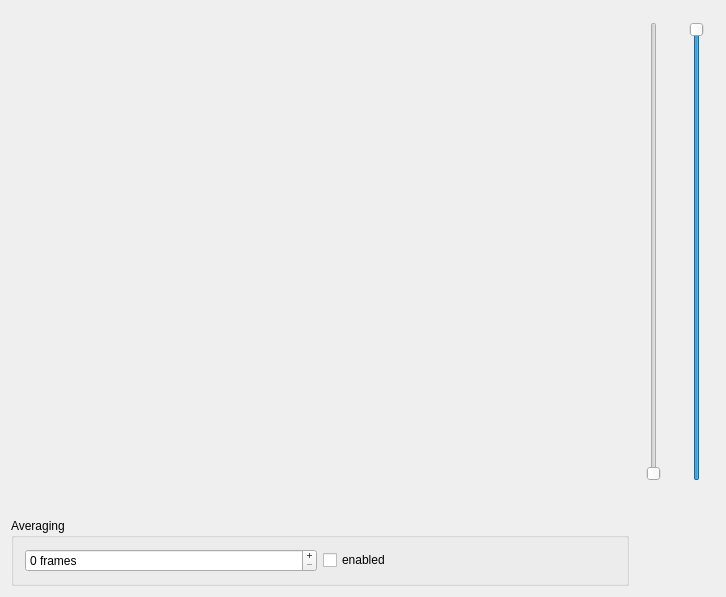
<?xml version="1.0" encoding="UTF-8"?>
<ui version="4.0">
 <class>Widget</class>
 <widget class="QWidget" name="Widget">
  <property name="geometry">
   <rect>
    <x>0</x>
    <y>0</y>
    <width>726</width>
    <height>597</height>
   </rect>
  </property>
  <property name="windowTitle">
   <string>Widget</string>
  </property>
  <layout class="QGridLayout" name="gridLayout">
   <item row="0" column="0">
    <widget class="QFrame" name="GLframe">
     <property name="sizePolicy">
      <sizepolicy hsizetype="Expanding" vsizetype="Expanding">
       <horstretch>0</horstretch>
       <verstretch>0</verstretch>
      </sizepolicy>
     </property>
     <property name="frameShadow">
      <enum>QFrame::Sunken</enum>
     </property>
    </widget>
   </item>
   <item row="0" column="1">
    <widget class="QFrame" name="frame">
     <property name="frameShadow">
      <enum>QFrame::Sunken</enum>
     </property>
     <layout class="QVBoxLayout" name="verticalLayout">
      <item>
       <widget class="QSlider" name="integ_time">
        <property name="minimum">
         <number>12</number>
        </property>
        <property name="maximum">
         <number>2000</number>
        </property>
        <property name="orientation">
         <enum>Qt::Vertical</enum>
        </property>
       </widget>
      </item>
      <item>
       <widget class="QLabel" name="label">
        <property name="sizePolicy">
         <sizepolicy hsizetype="Minimum" vsizetype="Minimum">
          <horstretch>0</horstretch>
          <verstretch>0</verstretch>
         </sizepolicy>
        </property>
       </widget>
      </item>
     </layout>
    </widget>
   </item>
   <item row="0" column="2">
    <widget class="QFrame" name="frame_2">
     <property name="frameShadow">
      <enum>QFrame::Sunken</enum>
     </property>
     <layout class="QVBoxLayout" name="verticalLayout_2">
      <item>
       <widget class="QSlider" name="mod_freq">
        <property name="minimum">
         <number>10000000</number>
        </property>
        <property name="maximum">
         <number>60000000</number>
        </property>
        <property name="orientation">
         <enum>Qt::Vertical</enum>
        </property>
       </widget>
      </item>
      <item>
       <widget class="QLabel" name="label_2">
        <property name="sizePolicy">
         <sizepolicy hsizetype="Minimum" vsizetype="Minimum">
          <horstretch>0</horstretch>
          <verstretch>0</verstretch>
         </sizepolicy>
        </property>
       </widget>
      </item>
     </layout>
    </widget>
   </item>
   <item row="1" column="0">
    <widget class="QGroupBox" name="groupBox">
     <property name="title">
      <string>Averaging</string>
     </property>
     <layout class="QHBoxLayout" name="horizontalLayout">
      <item>
       <widget class="QSpinBox" name="numAveraging">
        <property name="buttonSymbols">
         <enum>QAbstractSpinBox::PlusMinus</enum>
        </property>
        <property name="suffix">
         <string notr="true"> frames</string>
        </property>
        <property name="maximum">
         <number>9999</number>
        </property>
       </widget>
      </item>
      <item>
       <widget class="QCheckBox" name="isAveraging">
        <property name="text">
         <string>enabled</string>
        </property>
       </widget>
      </item>
     </layout>
    </widget>
   </item>
  </layout>
 </widget>
 <layoutdefault spacing="6" margin="11"/>
 <resources/>
 <connections>
  <connection>
   <sender>integ_time</sender>
   <signal>valueChanged(int)</signal>
   <receiver>label</receiver>
   <slot>setNum(int)</slot>
   <hints>
    <hint type="sourcelabel">
     <x>668</x>
     <y>458</y>
    </hint>
    <hint type="destinationlabel">
     <x>668</x>
     <y>506</y>
    </hint>
   </hints>
  </connection>
  <connection>
   <sender>mod_freq</sender>
   <signal>valueChanged(int)</signal>
   <receiver>label_2</receiver>
   <slot>setNum(int)</slot>
   <hints>
    <hint type="sourcelabel">
     <x>707</x>
     <y>486</y>
    </hint>
    <hint type="destinationlabel">
     <x>707</x>
     <y>506</y>
    </hint>
   </hints>
  </connection>
  <connection>
   <sender>isAveraging</sender>
   <signal>toggled(bool)</signal>
   <receiver>numAveraging</receiver>
   <slot>setEnabled(bool)</slot>
   <hints>
    <hint type="sourcelabel">
     <x>377</x>
     <y>562</y>
    </hint>
    <hint type="destinationlabel">
     <x>282</x>
     <y>562</y>
    </hint>
   </hints>
  </connection>
 </connections>
</ui>
